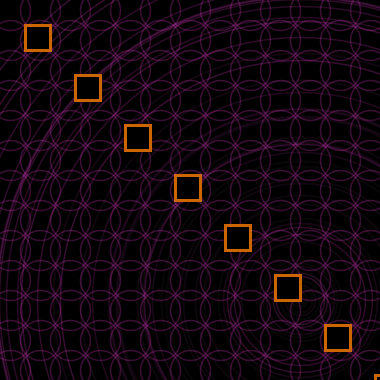
Frame 1 (no input)
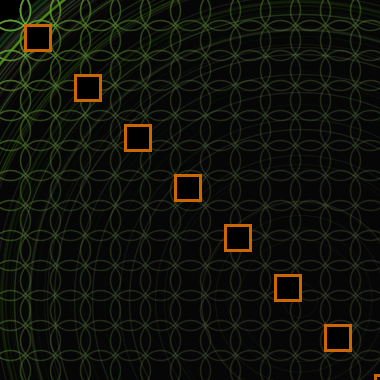
Frame 60 (the mouse pressed at the canvas centre just before this capture)
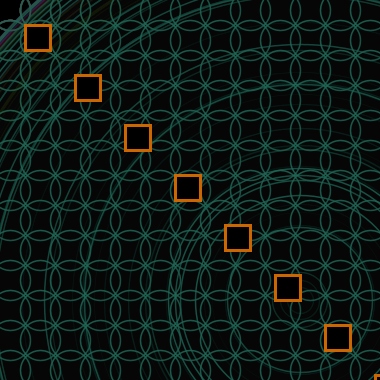
Frame 120 (the mouse held since frame 60 and released just before this capture)

The Processing sketch that drew these frames (run headless with seeded random() and noise(); from frame 60 on, the mouse is pressed at the canvas centre):

// Processing sketch: processing_110438
// ── processing_110438.pde

int value=0;
color b = color(50, 55, 200);
int x, y;
  float colorR, colorG, colorB, alpha;

void setup() {
  size(380,380);
  background(0);
frameRate(8);
smooth();
}

void draw() {
  noStroke();
  fill(0, 20);
  ellipse(200, 200, width, height);
  
x = floor(random(width));
y = floor(random(height));
colorR = random(225);
colorG = random(225);
colorB = random(225);
alpha = random(225);
stroke(colorR, colorG, colorB, alpha);

strokeWeight(1.5); // the lines become thicker
int num = 50;
int[] diameters = new int[num];
for (int i = 0; i < num; i++) {
  diameters[i] = int(random(800));
  ellipse(300, 300, diameters[i], diameters[i]);
}
  
  int dx = 30, dy = 30;
  for (int y = 10; y <= height-10; y = y + dy) {
    for (int x = 10; x <= width-10; x = x + dx) {
      ellipse(x,y,40,40);
    }
  }
  
  stroke(204, 102, 0); //color of the lines of the squares
  strokeWeight(3);
  fill(value); // all squares are in black
  rect(25, 25, 25, 25);
  rect(75, 75, 25, 25);
  rect(125, 125, 25, 25);
  rect(175, 175, 25, 25);
  rect(225, 225, 25, 25);
  rect(275, 275, 25, 25);
  rect(325, 325, 25, 25);
  rect(375, 375, 25, 25);
  }

// when you click on the canvas, the squares will turn blue 
void mouseClicked() {
  if (value == 0) {
    value = color(50, 55, 200);
  } else {
    value = 0;
  }
}
